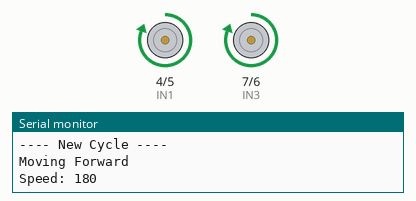
The sketch below on a simulated Arduino Uno, built with avr-gcc and run on an emulated ATmega328P. On the bench: motor-driver pin pairs drawn as motors (green arrow = first pin HIGH = forward, orange = second pin HIGH = backward, longer = more drive), the last lines printed to the serial monitor.

Above: at 1.5 s.
At 9.0 s:
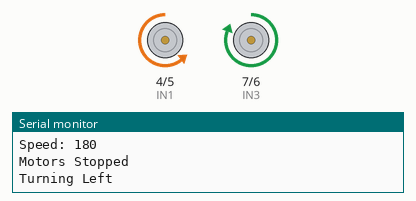
At 12.0 s:
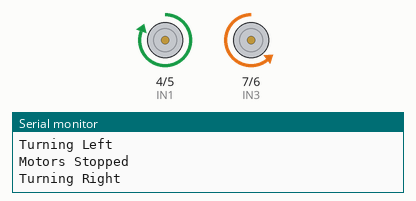
At 14.0 s:
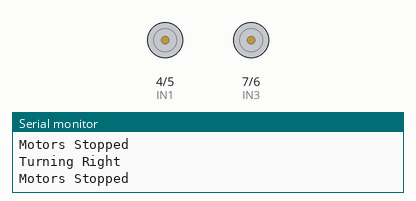
Timing chart, 0 to 19.5 s (numbered marks = the images above):
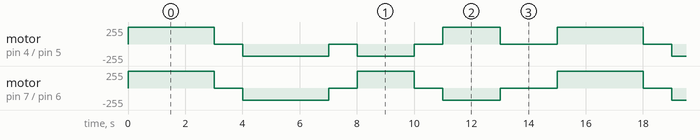

Measured:
- by itself, motor on pin 4 (IN1) / pin 5 (IN2): repeats every 15.0 s: stopped 1.0 s, backward 180/255 3.0 s, stopped 1.0 s, backward 180/255 2.0 s, stopped 1.0 s, forward 255/255 2.0 s, stopped 2.0 s, forward 255/255 3.0 s
- by itself, motor on pin 7 (IN3) / pin 6 (IN4): repeats every 15.0 s: stopped 1.0 s, backward 180/255 3.0 s, stopped 1.0 s, forward 255/255 2.0 s, stopped 1.0 s, backward 180/255 2.0 s, stopped 2.0 s, forward 255/255 3.0 s

The sketch:

motor_test.ino
```cpp
#define IN1 4
#define IN2 5
#define IN3 7
#define IN4 6

int speedVal = 180;  // Speed (0–255)

void setup() {
  pinMode(IN1, OUTPUT);
  pinMode(IN2, OUTPUT);
  pinMode(IN3, OUTPUT);
  pinMode(IN4, OUTPUT);

  Serial.begin(9600);   // Start Serial Monitor
  Serial.println("Motor Test Started...");
}

// ------------------ MOTOR FUNCTIONS ------------------

void moveForward() {
  Serial.println("Moving Forward");
  Serial.print("Speed: "); Serial.println(speedVal);

  analogWrite(IN1, speedVal);
  analogWrite(IN2, 0);
  analogWrite(IN3, speedVal);
  analogWrite(IN4, 0);
}

void moveBackward() {
  Serial.println("Moving Backward");
  Serial.print("Speed: "); Serial.println(speedVal);

  analogWrite(IN1, 0);
  analogWrite(IN2, speedVal);
  analogWrite(IN3, 0);
  analogWrite(IN4, speedVal);
}

void turnLeft() {
  Serial.println("Turning Left");

  analogWrite(IN1, 0);
  analogWrite(IN2, speedVal);
  analogWrite(IN3, speedVal);
  analogWrite(IN4, 0);
}

void turnRight() {
  Serial.println("Turning Right");

  analogWrite(IN1, speedVal);
  analogWrite(IN2, 0);
  analogWrite(IN3, 0);
  analogWrite(IN4, speedVal);
}

void stopMotors() {
  Serial.println("Motors Stopped");

  analogWrite(IN1, 0);
  analogWrite(IN2, 0);
  analogWrite(IN3, 0);
  analogWrite(IN4, 0);
}

// ------------------ LOOP ------------------

void loop() {

  Serial.println("---- New Cycle ----");

  moveForward();
  delay(3000);

  stopMotors();
  delay(1000);

  moveBackward();
  delay(3000);

  stopMotors();
  delay(1000);

  turnLeft();
  delay(2000);

  stopMotors();
  delay(1000);

  turnRight();
  delay(2000);

  stopMotors();
  delay(2000);
}
```
